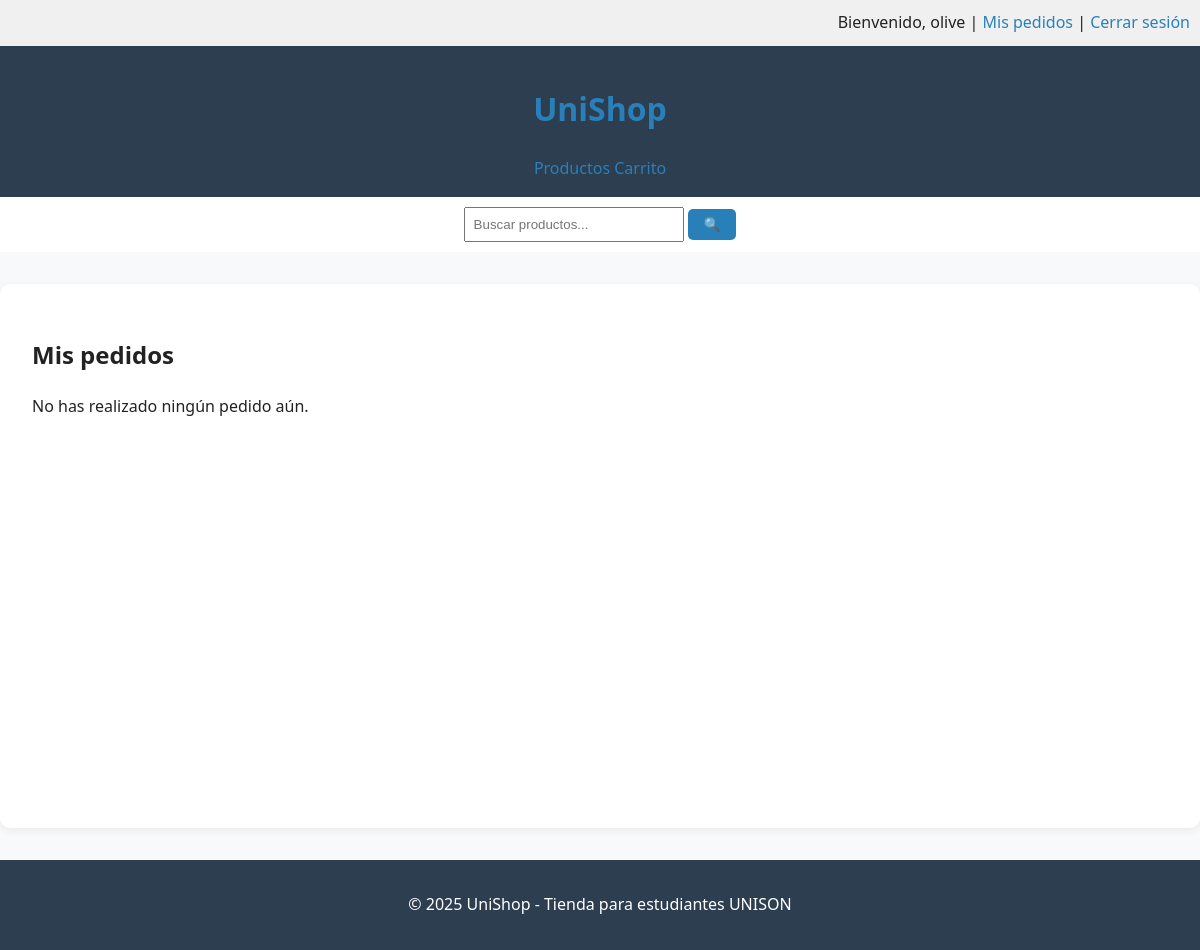
/micuenta/ (signed in), run on an earlier commit of the app's database.
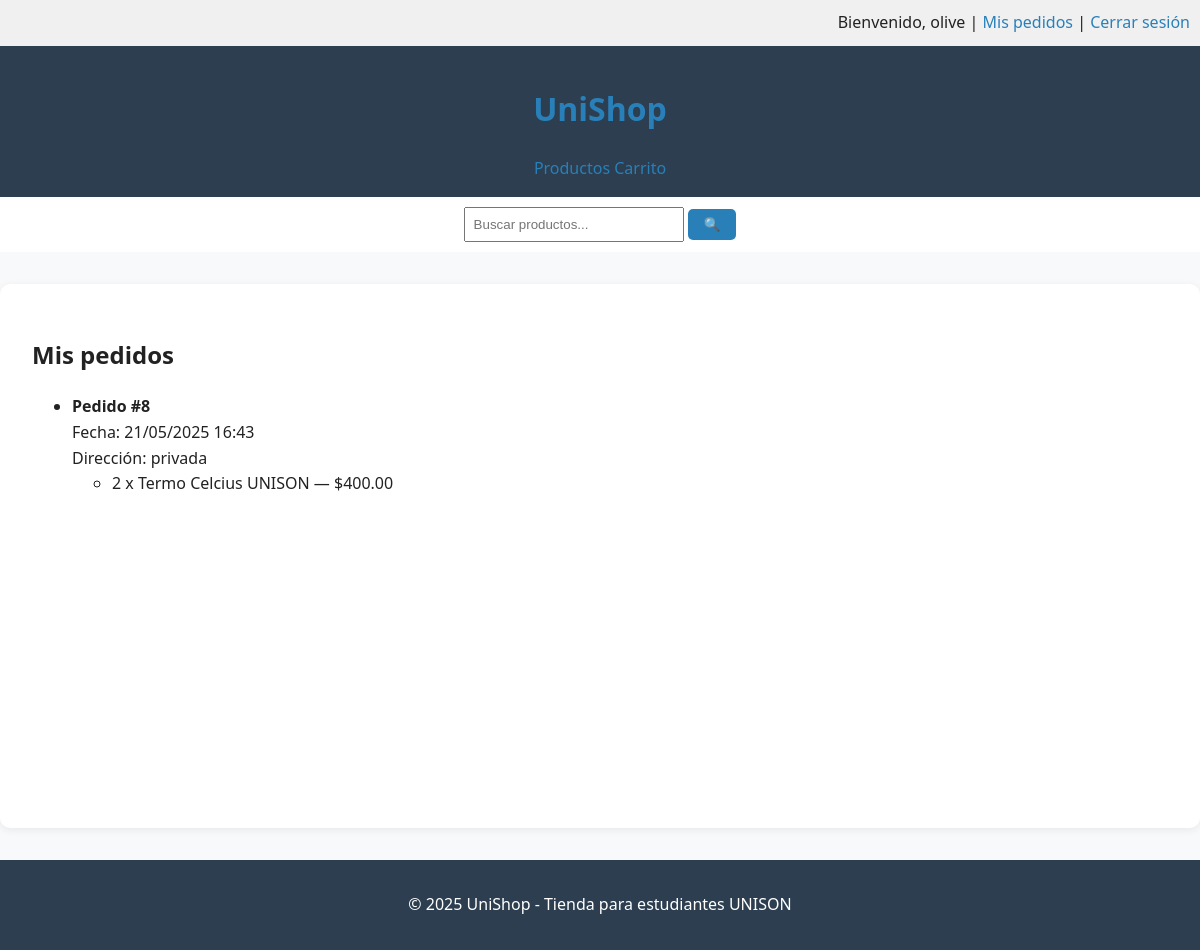
And on a later commit of the database.
### core/models.py (models this page shows, shortened)
class Order(models.Model):
    user = models.ForeignKey(User, on_delete=models.CASCADE)
    address = models.TextField()
    date_created = models.DateTimeField(auto_now_add=True)

class OrderItem(models.Model):
    order = models.ForeignKey(Order, on_delete=models.CASCADE, related_name='items')
    product = models.ForeignKey(Product, on_delete=models.CASCADE)
    quantity = models.PositiveIntegerField()
    price = models.DecimalField(max_digits=10, decimal_places=2)

class Product(models.Model):
    nombre = models.CharField(max_length=100)
    descripcion = models.TextField()
    precio = models.DecimalField(max_digits=10, decimal_places=2)
    imagen = models.ImageField(upload_to='imagenes/', blank=True, null=True)
    detalles = models.TextField(blank=True, null=True)

### core/views.py (the view)
# urls.py: path('micuenta/', views.mi_cuenta_view, name='micuenta'),
@login_required
def mi_cuenta_view(request):
    orders = Order.objects.filter(user=request.user).order_by('-date_created')
    return render(request, 'micuenta.html', {'orders': orders})

### core/cart.py (called while the page is built)
    def __iter__(self):
        for product_id, item in self.cart.items():
            item['id'] = product_id
            item['total'] = Decimal(item['precio']) * item['quantity']
            yield item

### core/context_processors.py (called while the page is built)
def cart_context(request):
    cart = Cart(request)
    return {'cart_total_items': sum(item['quantity'] for item in cart)}

### templates/micuenta.html (shortened to what this page needs)
{% extends 'base.html' %}
{% block content %}
<h2>Mis pedidos</h2>
{% if orders %}
  <ul>
    {% for order in orders %}
      <li style="margin-bottom: 1.5rem;">
        <strong>Pedido #{{ order.id }}</strong><br>
        Fecha: {{ order.date_created|date:"d/m/Y H:i" }}<br>
        Dirección: {{ order.address }}<br>
        <ul>
          {% for item in order.items.all %}
            <li>{{ item.quantity }} x {{ item.product.nombre }} — ${{ item.price }}</li>
          {% endfor %}
        </ul>
      </li>
    {% endfor %}
  </ul>
{% else %}
  <p>No has realizado ningún pedido aún.</p>
{% endif %}
{% endblock %}

What changed in the data, as far as the page shows it:
added Order: id "8", date_created "21/05/2025 16:43", address "privada"
added OrderItem: quantity "2", product.nombre "Termo Celcius UNISON", price "400.00"
Also different on the page:
text no longer shown: "No has realizado ningún pedido aún."
